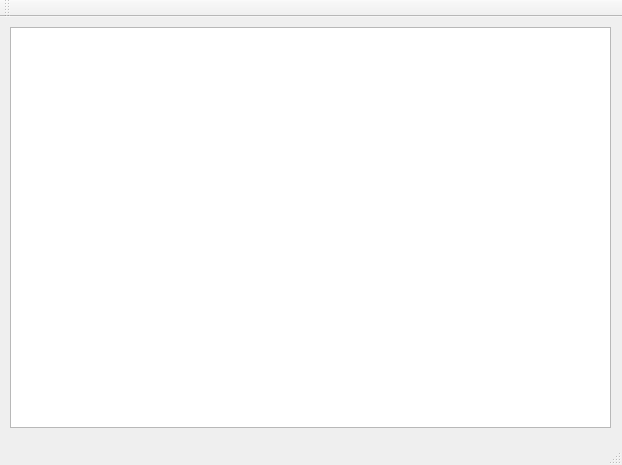
<?xml version="1.0" encoding="UTF-8"?>
<ui version="4.0">
 <class>MainWindow</class>
 <widget class="QMainWindow" name="MainWindow">
  <property name="geometry">
   <rect>
    <x>0</x>
    <y>0</y>
    <width>622</width>
    <height>465</height>
   </rect>
  </property>
  <property name="windowTitle">
   <string>MainWindow</string>
  </property>
  <widget class="QWidget" name="centralWidget">
   <widget class="QGraphicsView" name="graphicsView">
    <property name="geometry">
     <rect>
      <x>10</x>
      <y>10</y>
      <width>601</width>
      <height>401</height>
     </rect>
    </property>
   </widget>
  </widget>
  <widget class="QMenuBar" name="menuBar">
   <property name="geometry">
    <rect>
     <x>0</x>
     <y>0</y>
     <width>622</width>
     <height>21</height>
    </rect>
   </property>
  </widget>
  <widget class="QToolBar" name="mainToolBar">
   <attribute name="toolBarArea">
    <enum>TopToolBarArea</enum>
   </attribute>
   <attribute name="toolBarBreak">
    <bool>false</bool>
   </attribute>
  </widget>
  <widget class="QStatusBar" name="statusBar"/>
 </widget>
 <layoutdefault spacing="6" margin="11"/>
 <resources/>
 <connections/>
</ui>
